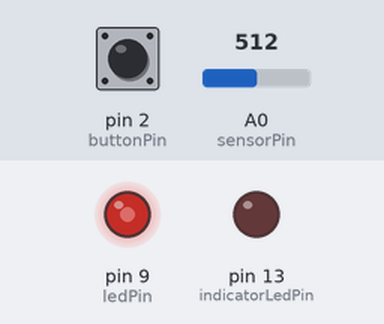
A sketch run on a simulated Arduino Uno, built with avr-gcc and run on an emulated ATmega328P. Parts: output pins drawn as LEDs (lit = HIGH). Inputs (shaded band) come from the test bench; at power-on: A0 (sensorPin) = 512, pin 2 (buttonPin) LOW.

Above: at 1.2 s.
1.3 s: A0 (sensorPin) set to 306
At 1.6 s:
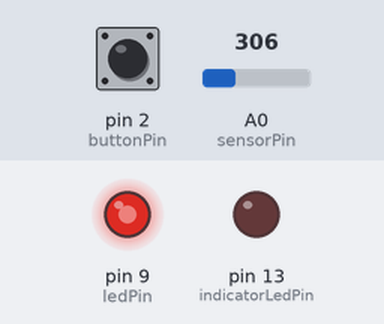
2.8 s: pin 2 (buttonPin) pulled HIGH for 0.15 s
At 3.4 s:
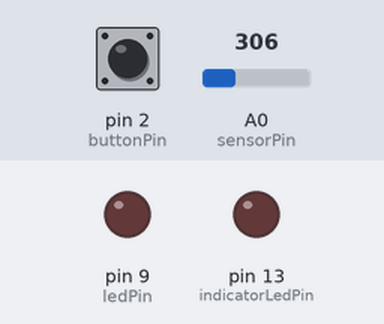
4.4 s: A0 (sensorPin) set to 297
At 5.1 s:
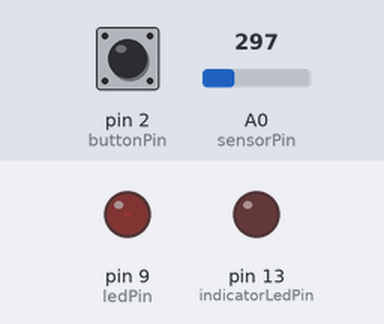
5.9 s: pin 2 (buttonPin) pulled HIGH for 1 s
At 6.3 s:
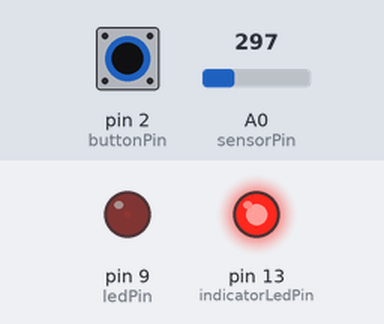
8.4 s: pin 2 (buttonPin) pulled HIGH for 0.15 s
At 8.9 s:
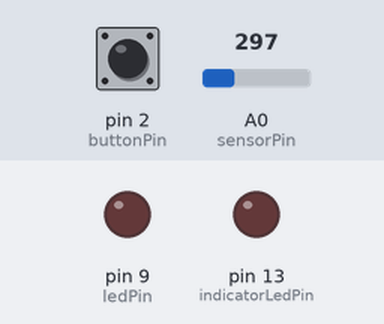
10.0 s: A0 (sensorPin) set to 511
At 10.6 s:
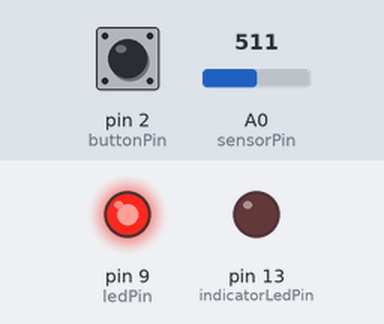
Timing chart, 0 to 12.5 s (numbered marks = the images above; inputs shaded):
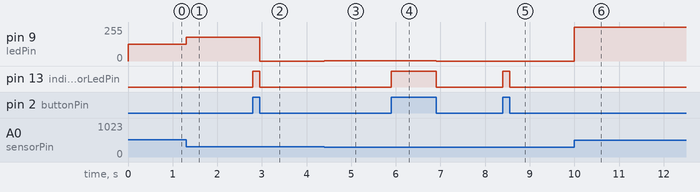

Measured:
- after the input at 1.3 s, pin 9 (ledPin): 127/255 → 178/255 at once
- after the input at 2.8 s, pin 9 (ledPin): 178/255 → 0/255 after 0.15 s; pin 13 (indicatorLedPin): LOW → HIGH at once, → LOW 0.15 s later
- after the input at 4.4 s, pin 9 (ledPin): 0/255 → 1/255 at once
- after the input at 5.9 s, pin 9 (ledPin): 1/255 → 0/255 after 1.0 s; pin 13 (indicatorLedPin): LOW → HIGH at once, → LOW 1.0 s later
- after the input at 8.4 s, pin 13 (indicatorLedPin): LOW → HIGH at once, → LOW 0.15 s later
- after the input at 10.0 s, pin 9 (ledPin): 0/255 → 255/255 at once

The sketch:

code.ino
```cpp
/*
  Conditionals - while statement
  While the button on pin 2 is pressed, the sketch calibrates the light sensor (the LED on 13 lights).
  Otherwise it sets the LED on pin 9 from the light.
*/
const int sensorPin = A0;
const int ledPin = 9;
const int indicatorLedPin = 13;
const int buttonPin = 2;
int sensorMin = 1023;
int sensorMax = 0;
int sensorValue = 0;

void setup() {
  pinMode(indicatorLedPin, OUTPUT);
  pinMode(ledPin, OUTPUT);
  pinMode(buttonPin, INPUT);
}

void loop() {
  while (digitalRead(buttonPin) == HIGH) {
    calibrate();
  }
  digitalWrite(indicatorLedPin, LOW);
  sensorValue = analogRead(sensorPin);
  sensorValue = map(sensorValue, sensorMin, sensorMax, 0, 255);
  sensorValue = constrain(sensorValue, 0, 255);
  analogWrite(ledPin, sensorValue);
}

void calibrate() {
  digitalWrite(indicatorLedPin, HIGH);
  sensorValue = analogRead(sensorPin);
  if (sensorValue > sensorMax) {
    sensorMax = sensorValue;
  }
  if (sensorValue < sensorMin) {
    sensorMin = sensorValue;
  }
}
```
